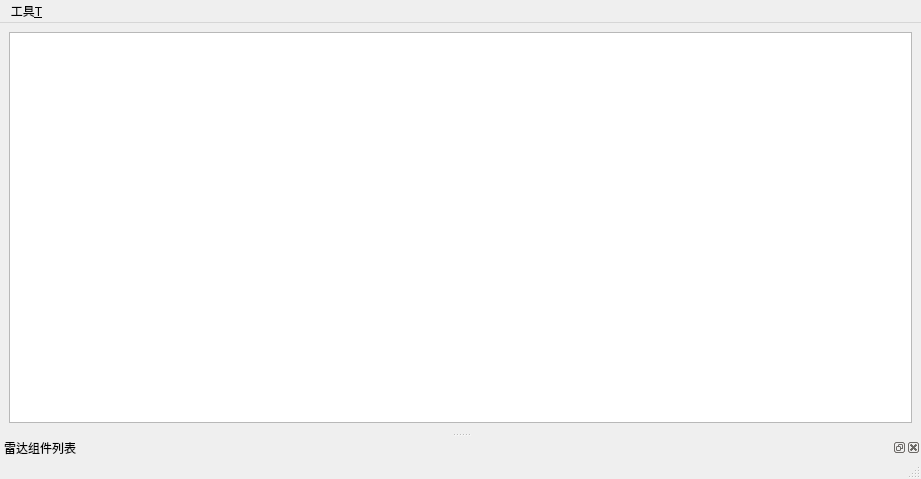
<?xml version="1.0" encoding="UTF-8"?>
<ui version="4.0">
 <class>MainWindow_Radar</class>
 <widget class="QMainWindow" name="MainWindow_Radar">
  <property name="geometry">
   <rect>
    <x>0</x>
    <y>0</y>
    <width>921</width>
    <height>479</height>
   </rect>
  </property>
  <property name="windowTitle">
   <string>编辑雷达</string>
  </property>
  <widget class="QWidget" name="centralwidget">
   <layout class="QGridLayout" name="gridLayout">
    <item row="0" column="0">
     <widget class="QGraphicsView" name="graphicsView"/>
    </item>
   </layout>
  </widget>
  <widget class="QMenuBar" name="menubar">
   <property name="geometry">
    <rect>
     <x>0</x>
     <y>0</y>
     <width>921</width>
     <height>26</height>
    </rect>
   </property>
   <widget class="QMenu" name="menu">
    <property name="title">
     <string>工具&amp;T</string>
    </property>
    <addaction name="actionCom_list"/>
    <addaction name="actionOpenXml"/>
   </widget>
   <addaction name="menu"/>
  </widget>
  <widget class="QStatusBar" name="statusbar"/>
  <widget class="QDockWidget" name="dockCompList">
   <property name="floating">
    <bool>false</bool>
   </property>
   <property name="windowTitle">
    <string>雷达组件列表</string>
   </property>
   <attribute name="dockWidgetArea">
    <number>8</number>
   </attribute>
   <widget class="QWidget" name="dockWidgetContents"/>
  </widget>
  <action name="actionCom_list">
   <property name="checkable">
    <bool>true</bool>
   </property>
   <property name="checked">
    <bool>false</bool>
   </property>
   <property name="text">
    <string>组件列表</string>
   </property>
  </action>
  <action name="actionOpenXml">
   <property name="text">
    <string>打开xml</string>
   </property>
  </action>
 </widget>
 <resources/>
 <connections/>
</ui>
